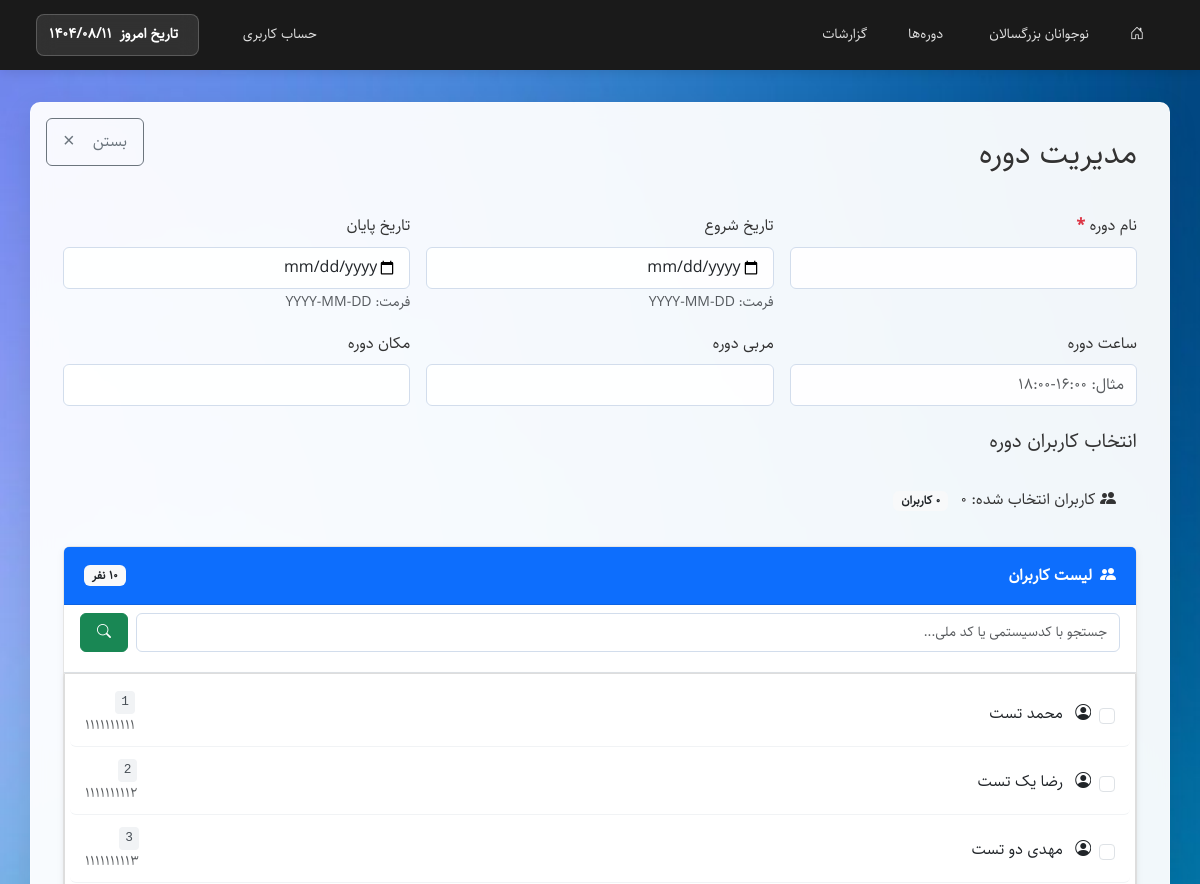
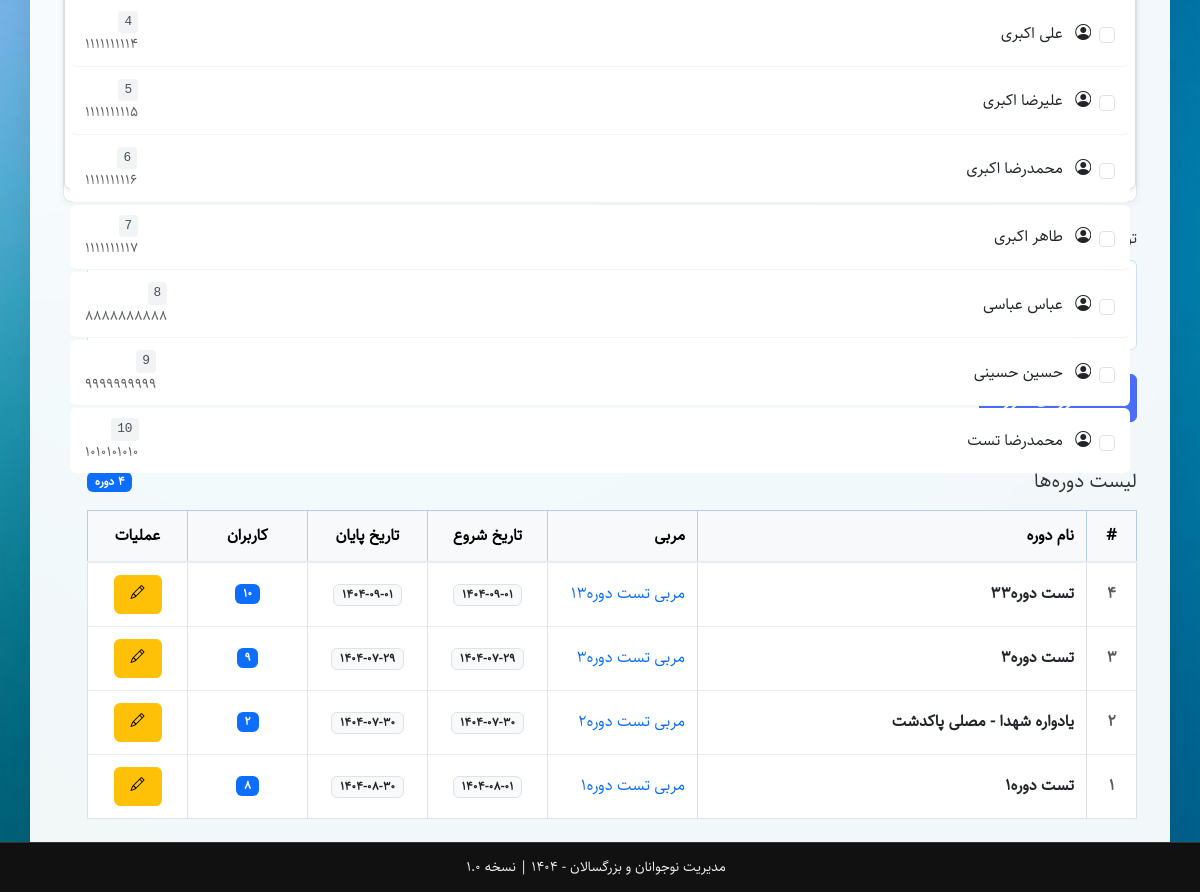
The app's page /includes/class.php (signed in) with its own data (2 pictures, top to bottom).
### tables this page shows
CREATE TABLE `users` (
  `UserID` int(11) NOT NULL,
  `UserSysCode` varchar(20) NOT NULL COMMENT 'کدسیستمی',
  `UserMelli` varchar(10) NOT NULL COMMENT 'کدملی',
  `UserName` varchar(50) NOT NULL COMMENT 'نام',
  `UserFamily` varchar(50) NOT NULL COMMENT 'نام خانوادگی',
  `UserFather` varchar(50) NOT NULL COMMENT 'نام پدر',
  `UserMobile1` varchar(11) DEFAULT NULL COMMENT 'موبایل 1',
  `UserMobile2` varchar(11) DEFAULT NULL COMMENT 'موبایل 2',
  `UserDateBirth` date DEFAULT NULL COMMENT 'تاریخ تولد',
  `UserRegDate` date DEFAULT NULL COMMENT 'تاریخ ثبت نام',
  `UserStatus` enum('عادی','فعال','تعلیق') NOT NULL DEFAULT 'عادی' COMMENT 'وضعیت',
  `UserPlaceBirth` varchar(100) DEFAULT NULL COMMENT 'محل تولد',
  `UserPlaceCerti` varchar(100) DEFAULT NULL COMMENT 'محل صدور',
  `UserBloodType` enum('O+','O-','A+','A-','B+','B-','AB+','AB-') DEFAULT NULL COMMENT 'گروه خونی',
  `UserEducation` enum('اول ابتدایی','دوم ابتدایی','سوم ابتدایی','چهارم ابتدایی','پنجم ابتدایی','ششم ابتدایی','هفتم','هشتم','نهم','دهم','یازدهم','دوازدهم','فارغ التحصیل','دانشجو','دیپلم','فوق دیپلم','لیسانس','فوق لیسانس','دکتری','سایر') DEFAULT NULL COMMENT 'تحصیلات',
  `UserAddress` text DEFAULT NULL COMMENT 'آدرس',
  `UserZipCode` varchar(10) DEFAULT NULL COMMENT 'کدپستی',
  `UserCity` varchar(100) DEFAULT NULL COMMENT 'شهر',
  `UserBankName` varchar(100) DEFAULT NULL COMMENT 'نام بانک',
  `UserAccountNumber` varchar(30) DEFAULT NULL COMMENT 'شماره حساب',
  `UserCardNumber` varchar(20) DEFAULT NULL COMMENT 'شماره کارت',
  `UserShebaNumber` varchar(30) DEFAULT NULL COMMENT 'شماره شبا',
  `UserActiveDate` date DEFAULT NULL COMMENT 'تاریخ ثبت فعال',
  `UserSuspendDate` date DEFAULT NULL COMMENT 'تاریخ ثبت تعلیق',
  `UserNumbersh` varchar(10) DEFAULT NULL COMMENT 'شماره شناسنامه',
  `UserMaritalStatus` enum('مجرد','متاهل') DEFAULT NULL COMMENT 'وضعیت تاهل',
  `UserOtherActivity` text DEFAULT NULL COMMENT 'فعالیت‌های دیگر',
  `UserDutyStatus` enum('در حین خدمت','کارت پایان خدمت','معاف','قبل از سن مشمولیت','خرید خدمت') DEFAULT NULL COMMENT 'وضعیت خدمت وظیفه',
  `UserJobWork` varchar(100) DEFAULT NULL COMMENT 'شغل',
  `UserPhone` varchar(15) DEFAULT NULL COMMENT 'تلفن ثابت',
  `UserEmail` varchar(100) DEFAULT NULL COMMENT 'ایمیل',
  `UserImage` varchar(255) DEFAULT NULL COMMENT 'تصویر پروفایل',
  `UserCreated` timestamp NOT NULL DEFAULT current_timestamp(),
  `UserUpdated` timestamp NOT NULL DEFAULT current_timestamp() ON UPDATE current_timestamp()
);

CREATE TABLE `class` (
  `ClassID` int(11) NOT NULL,
  `ClassName` varchar(100) NOT NULL COMMENT 'نام دوره',
  `ClassDateStart` date DEFAULT NULL COMMENT 'تاریخ شروع دوره',
  `ClassDateEnd` date DEFAULT NULL COMMENT 'تاریخ پایان دوره',
  `ClassTime` varchar(20) DEFAULT NULL COMMENT 'ساعت دوره',
  `ClassTeacher` varchar(100) DEFAULT NULL COMMENT 'مربی دوره',
  `ClassPlace` varchar(100) DEFAULT NULL COMMENT 'مکان دوره',
  `ClassDescription` text DEFAULT NULL COMMENT 'توضیحات دوره',
  `CalssUsers` text DEFAULT NULL COMMENT 'کاربران دوره'
);

### includes/class.php (the view, shortened to what this page needs)
<?php
require_once __DIR__ . '/../config/database.php';
$conn->query("CREATE TABLE IF NOT EXISTS `Class` (
  `ClassID` int(11) NOT NULL AUTO_INCREMENT,
  `ClassName` varchar(100) NOT NULL,
  `ClassDateStart` date DEFAULT NULL,
  `ClassDateEnd` date DEFAULT NULL,
  `ClassTime` varchar(20) DEFAULT NULL,
  `ClassTeacher` varchar(100) DEFAULT NULL,
  `ClassPlace` varchar(100) DEFAULT NULL,
  `ClassDescription` text DEFAULT NULL,
  `CalssUsers` text DEFAULT NULL,
  PRIMARY KEY (`ClassID`)
) ENGINE=InnoDB DEFAULT CHARSET=utf8mb4 COLLATE=utf8mb4_unicode_ci;");
$usersSearch = $_POST['users_search'] ?? '';
$classData = [
    'ClassName' => '',
    'ClassDateStart' => '',
    'ClassDateEnd' => '',
    'ClassTime' => '',
    'ClassTeacher' => '',
    'ClassPlace' => '',
    'ClassDescription' => '',
    'CalssUsers' => '[]'
];
$usersQuery = "SELECT UserID as id, UserName as firstName, UserFamily as lastName, UserSysCode as sysCode, UserMelli as melli, 'users' as type FROM users";
$usersQuery .= " ORDER BY CAST(UserSysCode AS UNSIGNED)";
$users = $conn->query($usersQuery);
$rs = $conn->query("SELECT * FROM `Class` ORDER BY ClassID DESC");
$selectedUsers = [];
$selectedUserIds = [];
?>
<!DOCTYPE html>
<html lang="fa" dir="rtl">
<head>
    <link href="../assets/css/bootstrap.rtl.min.css" rel="stylesheet" />
    <link href="../assets/css/bootstrap-icons.css" rel="stylesheet" />
    <link href="../assets/css/style.css" rel="stylesheet" />
</head>
<body class="class-management-page">
<?php include __DIR__ . '/header.php'; ?>
<div class="container main-container">
    <div class="content-box">
        <div class="d-flex justify-content-between align-items-center mb-4">
            <div class="d-flex justify-content-start align-items-center mb-3">
                <a href="../index.php" class="btn btn-outline-secondary d-flex align-items-center ms-2">
                    <span class="me-2">بستن</span>
                    <span aria-hidden="true" class="fs-5">×</span>
                </a>
                <h2 class="mb-0">مدیریت دوره</h2>
            </div>
        </div>
        <form method="post" class="mb-4" id="class-form">
            <div class="row g-3 mb-4">
                <div class="col-md-4">
                    <label class="form-label">نام دوره <span class="text-danger">*</span></label>
                    <input name="ClassName" class="form-control"
                           value="<?php echo htmlspecialchars($classData['ClassName'] ?? ''); ?>" required>
                </div>
                <div class="col-md-4">
                    <label class="form-label">تاریخ شروع</label>
                    <input type="date" name="ClassDateStart" class="form-control date-input"
                           value="<?php echo !empty($classData['ClassDateStart']) && $classData['ClassDateStart'] != '0000-00-00' ? $classData['ClassDateStart'] : ''; ?>">
                    <small class="form-text text-muted">فرمت: YYYY-MM-DD</small>
                </div>
                <div class="col-md-4">
                    <label class="form-label">تاریخ پایان</label>
                    <input type="date" name="ClassDateEnd" class="form-control date-input"
                           value="<?php echo !empty($classData['ClassDateEnd']) && $classData['ClassDateEnd'] != '0000-00-00' ? $classData['ClassDateEnd'] : ''; ?>">
                    <small class="form-text text-muted">فرمت: YYYY-MM-DD</small>
                </div>
                <div class="col-md-4">
                    <label class="form-label">ساعت دوره</label>
                    <input name="ClassTime" class="form-control" placeholder="مثال: 16:00-18:00"
                           value="<?php echo htmlspecialchars($classData['ClassTime'] ?? ''); ?>">
                </div>
                <div class="col-md-4">
                    <label class="form-label">مربی دوره</label>
                    <input name="ClassTeacher" class="form-control"
                           value="<?php echo htmlspecialchars($classData['ClassTeacher'] ?? ''); ?>">
                </div>
                <div class="col-md-4">
                    <label class="form-label">مکان دوره</label>
                    <input name="ClassPlace" class="form-control"
                           value="<?php echo htmlspecialchars($classData['ClassPlace'] ?? ''); ?>">
                </div>
            </div>
            <div class="row mb-4">
                <div class="col-12">
                    <h5 class="mb-3">انتخاب کاربران دوره</h5>
                    <div class="alert selection-info">
                        <i class="bi bi-people-fill"></i>
                        کاربران انتخاب شده: <span id="selected-count"><?php echo count($selectedUsers); ?></span>
                        <span class="badge bg-light text-dark ms-2" id="users-count">0 کاربران</span>
                    </div>
                </div>
                <div class="col-12 mb-4">
                    <div class="card h-100">
                        <div class="card-header bg-primary text-white d-flex justify-content-between align-items-center">
                            <div>
                                <i class="bi bi-people-fill me-2"></i>لیست کاربران
                            </div>
                            <?php if ($users): ?>
                                <span class="badge bg-light text-dark"><?php echo $users->num_rows; ?> نفر</span>
                            <?php endif; ?>
                        </div>
                        <div class="card-body py-2 border-bottom">
                            <div class="d-flex gap-2">
                                <input type="text"
                                       name="teen_search"
                                       class="form-control form-control-sm"
                                       placeholder="جستجو با کدسیستمی یا کد ملی..."
                                       value="<?php echo htmlspecialchars($usersSearch); ?>"
                                       dir="ltr">
                                <button type="submit" class="btn btn-success btn-sm" name="search_teen">
                                    <i class="bi bi-search"></i>
                                </button>
                            </div>
                        </div>
                        <div class="card-body p-0">
                            <div class="user-list">
                                <?php
                                if ($users && $users->num_rows > 0) {
                                    $users->data_seek(0);
                                    while($user = $users->fetch_assoc()) {
                                        $key = 'teen_' . $user['id'];
                                        $isSelected = isset($selectedUserIds[$key]);
                                ?>
                                <div class="user-item <?php echo $isSelected ? 'selected' : ''; ?>"
                                     data-id="<?php echo $user['id']; ?>"
                                     data-type="<?php echo $user['type']; ?>">
                                    <input class="form-check-input user-checkbox" type="checkbox"
                                           value='<?php echo json_encode(['id' => $user['id'], 'type' => 'teen']); ?>'
                                           id="teen_<?php echo $user['id']; ?>"
                                           <?php echo $isSelected ? 'checked' : ''; ?>>
                                    <label class="form-check-label d-flex align-items-center w-100" for="teen_<?php echo $user['id']; ?>">
                                        <span class="user-name ms-2">
                                            <i class="bi bi-person-circle me-2"></i>
                                            <?php echo htmlspecialchars($user['firstName'] . ' ' . $user['lastName']); ?>
                                        </span>
                                        <div class="d-flex flex-column align-items-start ms-2">
                                            <span class="user-code"><?php echo htmlspecialchars($user['sysCode']); ?></span>
                                            <small class="text-muted"><?php echo htmlspecialchars($user['melli']); ?></small>
                                        </div>
                                    </label>
                                </div>
                                <?php
                                    }
                                }
                                ?>
                            </div>
                        </div>
                    </div>
                </div>
            <div class="row mb-4">
                <div class="col-12">
                    <label class="form-label">توضیحات دوره</label>
                </div>
            </div>
            <div class="row">
                <div class="col-12">
                    <button type="submit" class="btn btn-primary btn-lg" name="submit_class">
                    </button>
                </div>
            </div>
        </form>
        <div class="row mt-5">
            <div class="col-12">
                <div class="d-flex justify-content-between align-items-center mb-3">
                    <h5 class="mb-0">لیست دوره‌ها</h5>
                    <span class="badge bg-primary"><?php echo $rs ? $rs->num_rows : 0; ?> دوره</span>
                </div>
                <div class="table-responsive">
                    <table class="table table-hover table-bordered">
                        <thead>
                            <tr class="table-primary">
                                <th width="50" class="text-center">#</th>
                                <th>نام دوره</th>
                                <th width="150">مربی</th>
                                <th width="120" class="text-center">تاریخ شروع</th>
                                <th width="120" class="text-center">تاریخ پایان</th>
                                <th width="120" class="text-center">کاربران</th>
                                <th width="100" class="text-center">عملیات</th>
                            </tr>
                        </thead>
                        <tbody>
                        <?php
                        if ($rs && $rs->num_rows > 0):
                            $rs->data_seek(0);
                            while($row = $rs->fetch_assoc()):
                                $teensCount = 0;
                                if (!empty($row['CalssUsers']) && $row['CalssUsers'] !== '[]') {
                                    $users = json_decode($row['CalssUsers'], true);
                                    if (is_array($users)) {
                                        foreach ($users as $user) {
                                            if ($user['type'] === 'teen') $teensCount++;
                                        }
                                    }
                                }
                        ?>
                            <tr>
                                <td class="text-center fw-bold text-muted"><?php echo $row['ClassID']; ?></td>
                                <td>
                                    <div class="fw-bold text-dark"><?php echo htmlspecialchars($row['ClassName']); ?></div>
                                </td>
                                <td>
                                    <span class="text-primary"><?php echo htmlspecialchars($row['ClassTeacher']); ?></span>
                                </td>
                                <td class="text-center">
                                    <span class="badge bg-light text-dark border"><?php echo !empty($row['ClassDateStart']) && $row['ClassDateStart'] != '0000-00-00' ? $row['ClassDateStart'] : '-'; ?></span>
                                </td>
                                <td class="text-center">
                                    <span class="badge bg-light text-dark border"><?php echo !empty($row['ClassDateEnd']) && $row['ClassDateEnd'] != '0000-00-00' ? $row['ClassDateEnd'] : '-'; ?></span>
                                </td>
                                <td class="text-center">
                                    <div class="d-flex justify-content-center gap-1">
                                        <?php if ($teensCount > 0): ?>
                                            <span class="badge bg-primary" title="نوجوانان"><?php echo $teensCount; ?></span>
                                        <?php endif; ?>
                                    </div>
                                </td>
                                <td class="text-center">
                                    <a href="?edit=<?php echo $row['ClassID']; ?>" class="btn btn-warning btn-sm" title="ویرایش دوره">
                                        <i class="bi bi-pencil"></i>
                                    </a>
                                </td>
                            </tr>
                        <?php endwhile; endif; ?>
                        </tbody>
                    </table>
                </div>
            </div>
        </div>
    </div>
</div>
<?php include __DIR__ . '/footer.php'; ?>
</body>
</html>

### records on screen
users: UserName+UserFamily "محمد تست", UserSysCode "1", UserMelli "1111111111"
users: UserName+UserFamily "رضا یک تست", UserSysCode "2", UserMelli "1111111112"
users: UserName+UserFamily "مهدی دو تست", UserSysCode "3", UserMelli "1111111113"
users: UserName+UserFamily "علی اکبری", UserSysCode "4", UserMelli "1111111114"
users: UserName+UserFamily "علیرضا اکبری", UserSysCode "5", UserMelli "1111111115"
users: UserName+UserFamily "محمدرضا اکبری", UserSysCode "6", UserMelli "1111111116"
users: UserName+UserFamily "طاهر اکبری", UserSysCode "7", UserMelli "1111111117"
users: UserName+UserFamily "عباس عباسی", UserSysCode "8", UserMelli "8888888888"
users: UserName+UserFamily "حسین حسینی", UserSysCode "9", UserMelli "9999999999"
users: UserName+UserFamily "محمدرضا تست", UserSysCode "10", UserMelli "1010101010"
class: ClassID "4", ClassName "تست دوره33", ClassTeacher "مربی تست دوره13", ClassDateStart "1404-09-01", ClassDateEnd "1404-09-01", teensCount "10"
class: ClassID "3", ClassName "تست دوره3", ClassTeacher "مربی تست دوره3", ClassDateStart "1404-07-29", ClassDateEnd "1404-07-29", teensCount "9"
class: ClassID "2", ClassName "یادواره شهدا - مصلی پاکدشت", ClassTeacher "مربی تست دوره2", ClassDateStart "1404-07-30", ClassDateEnd "1404-07-30", teensCount "2"
class: ClassID "1", ClassName "تست دوره1", ClassTeacher "مربی تست دوره1", ClassDateStart "1404-08-01", ClassDateEnd "1404-08-30", teensCount "8"

### other values on screen
count($selectedUsers) "0"
$users->num_rows "10"
$rs->num_rows "4"
